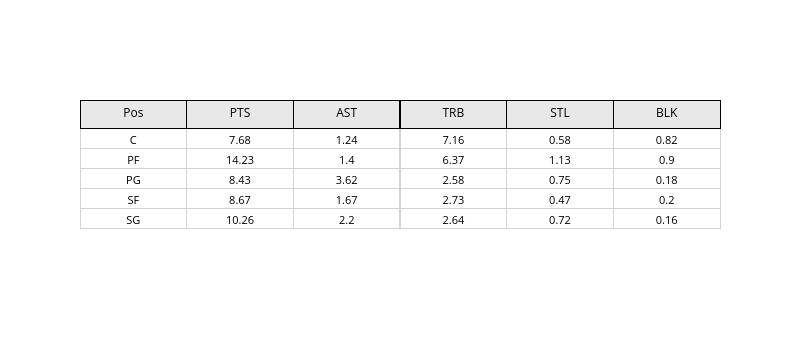

The notebook cell this image was saved under:
### Code cell
import plotly.graph_objects as go

# Arrotondiamo a 2 decimali per una migliore leggibilità
role_avg_rounded = role_avg.round(2)

fig = go.Figure(data=[go.Table(
    header=dict(
        values=list(role_avg_rounded.columns),
        line_color='black',
        fill_color='#E8E8E8',
        align='center',
        font=dict(size=12, color='black')
    ),
    cells=dict(
        values=[role_avg_rounded[col] for col in role_avg_rounded.columns],
        line_color='lightgray',
        fill_color='white',
        align='center',
        font=dict(size=11, color='black')
    )
)])

fig.update_layout(
    width=800,
    height=350
)

fig.show()

### Figure 1 — Plotly figure (JSON) as saved in the notebook; plotly's stock layout.template omitted (floating-point values rounded to 4 significant figures)
{"data": [{"cells": {"align": "center", "fill": {"color": "white"}, "font": {"color": "black", "size": 11}, "line": {"color": "lightgray"}, "values": [["C", "PF", "PG", "SF", "SG"], [7.68, 14.23, 8.43, 8.67, 10.26], [1.24, 1.4, 3.62, 1.67, 2.2], [7.16, 6.37, 2.58, 2.73, 2.64], [0.58, 1.13, 0.75, 0.47, 0.72], [0.82, 0.9, 0.18, 0.2, 0.16]]}, "header": {"align": "center", "fill": {"color": "#E8E8E8"}, "font": {"color": "black", "size": 12}, "line": {"color": "black"}, "values": ["Pos", "PTS", "AST", "TRB", "STL", "BLK"]}, "type": "table"}], "layout": {"height": 350, "width": 800}}
